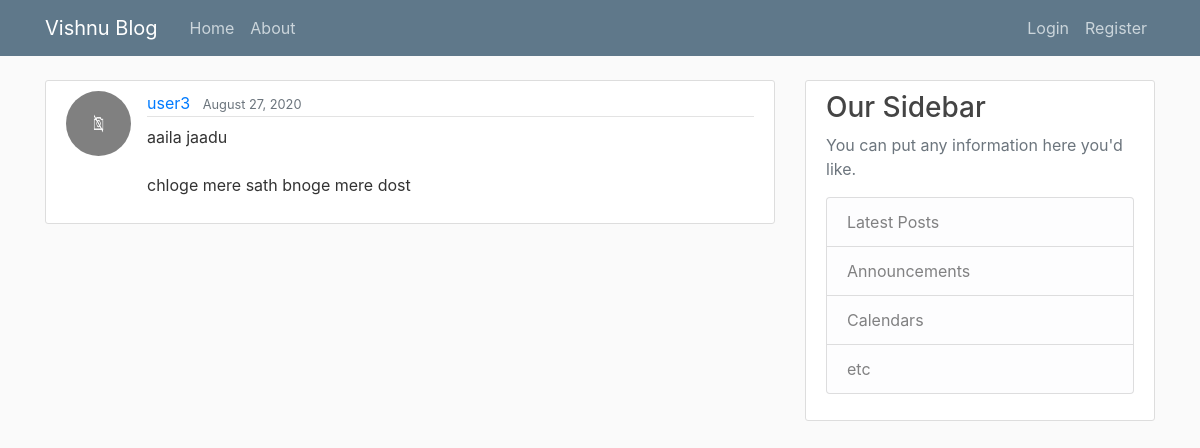
The page /post/13/ on the database its author committed.
### blog/models.py (models this page shows, shortened)
class Post(models.Model):
    title = models.CharField(max_length=100)
    content = models.TextField()
    date_posted = models.DateTimeField(default= timezone.now)
    author = models.ForeignKey(User, on_delete=models.CASCADE)

### users/models.py (models this page shows, shortened)
class Profile(models.Model):
    user = models.OneToOneField( User, on_delete=models.CASCADE)
    image = models.ImageField(default='default.jpg',upload_to='profile_pics')

### blog/views.py (the view)
# urls.py: path('post/<int:pk>/', PostDetailView.as_view(), name='post-detail'),
class PostDetailView(DetailView):
    model = Post

### blog/templates/blog/post_detail.html (shortened to what this page needs)
{% extends "blog/base.html" %}
{% block content %}
    <article class="media content-section">
    <img class="rounded-circle article-img" src="{{object.author.profile.image.url }}"></img>
    <div class="media-body">
        <div class="article-metadata">
            <a class="mr-2" href="{}% url 'user-posts' object.author.username %">{{ object.author }}</a>
            <small class="text-muted">{{ object.date_posted|date:"F d, Y" }}</small>
        </div>
        <p class="article-content">{{ object.content }}</p>
    </div>
    </article>
{% endblock content %}

### blog/static/blog/main.css (style rules this page uses)
body { background: #fafafa; color: #333333; margin-top: 5rem; }
.content-section { background: #ffffff; padding: 10px 20px; border: 1px solid #dddddd; border-radius: 3px; margin-bottom: 20px; }
.article-content { white-space: pre-line; }
.article-img { height: 65px; width: 65px; margin-right: 16px; }
.article-metadata { padding-bottom: 1px; margin-bottom: 4px; border-bottom: 1px solid #e3e3e3 }

### rows shown on the page
Post: author.profile.image (placeholder picture), author "user3", date_posted "August 27, 2020", content "aaila jaadu chloge mere sath bnoge mere dost"
